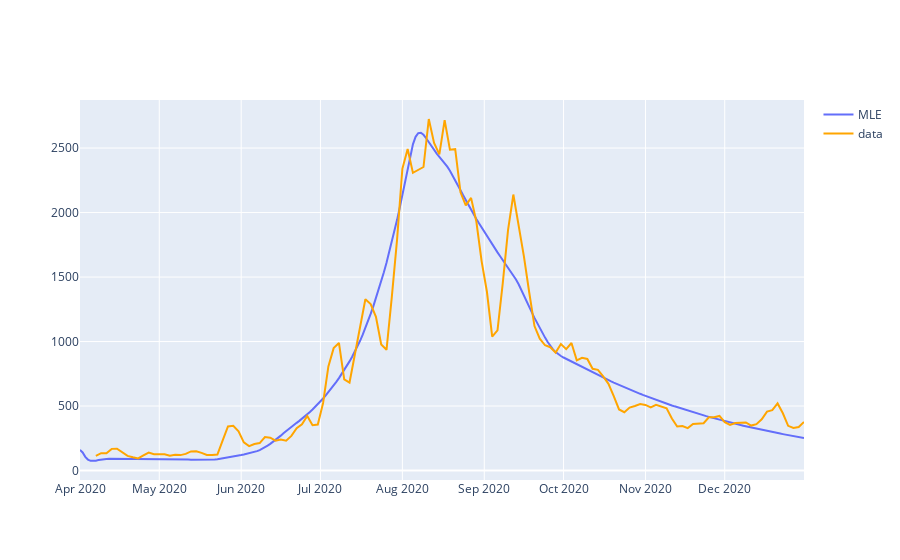

This figure's notebook cell:
### Code cell
target = "notifications"

fig = go.Figure()
fig = fig.add_trace(go.Scatter(x = res.derived_outputs[target].keys(), y = res.derived_outputs[target], name = "MLE"))
fig = fig.add_trace(go.Scatter(x = bcm.targets[target].data.keys(), y = bcm.targets[target].data, name = "data", marker = dict(color='orange')))
fig.show()

### Figure 1 — Plotly figure (JSON) as saved in the notebook; plotly's stock layout.template omitted (floating-point values rounded to 4 significant figures; data arrays with more than 128 entries replaced by an {"elided": "..."} marker saying what was removed)
{"data": [{"name": "MLE", "type": "scatter", "x": {"elided": "275 str values"}, "y": {"elided": "275 float values"}}, {"marker": {"color": "orange"}, "name": "data", "type": "scatter", "x": {"elided": "135 str values"}, "y": {"elided": "135 float values"}}], "layout": {}}
